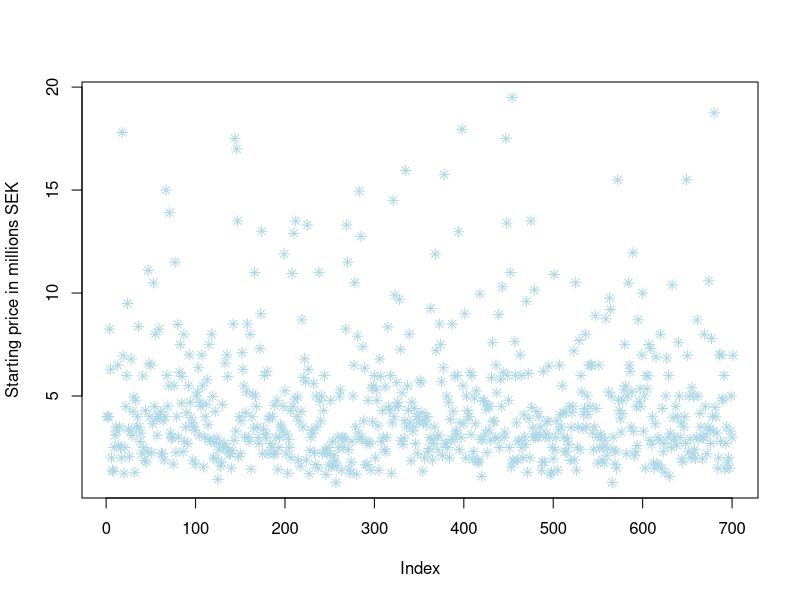
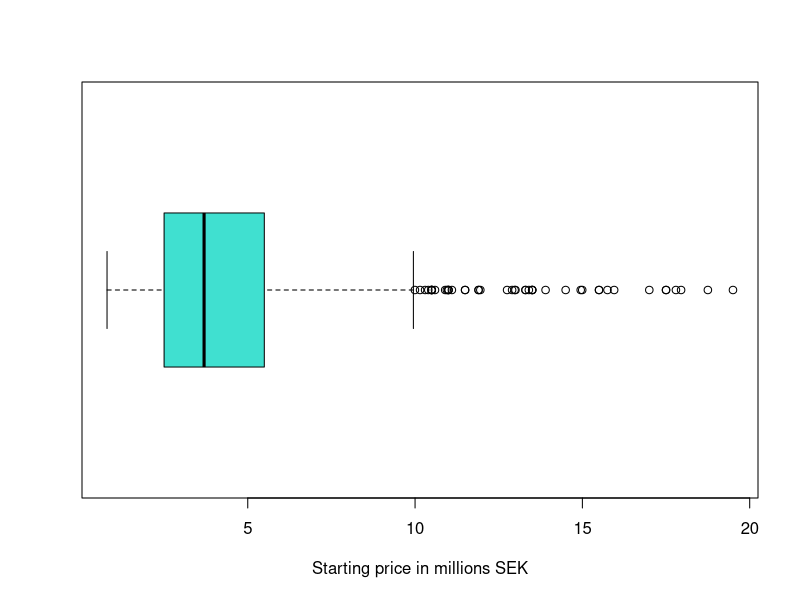
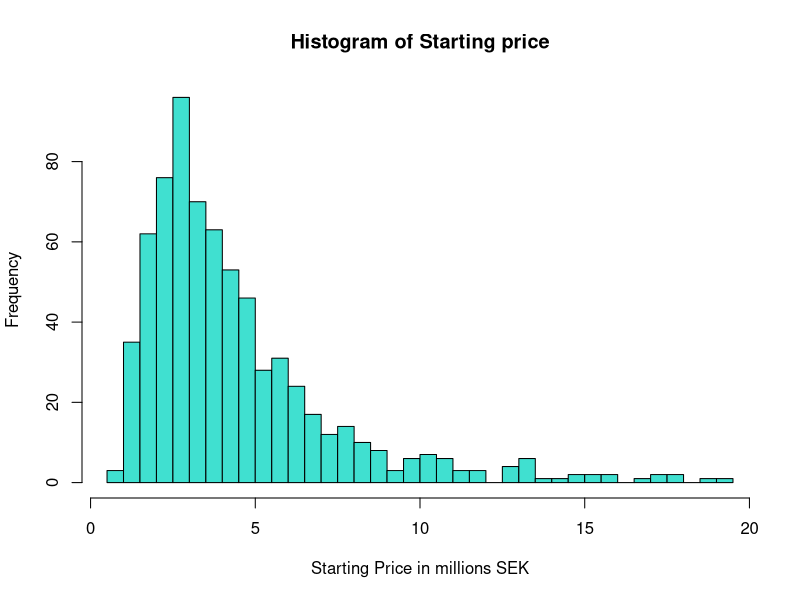
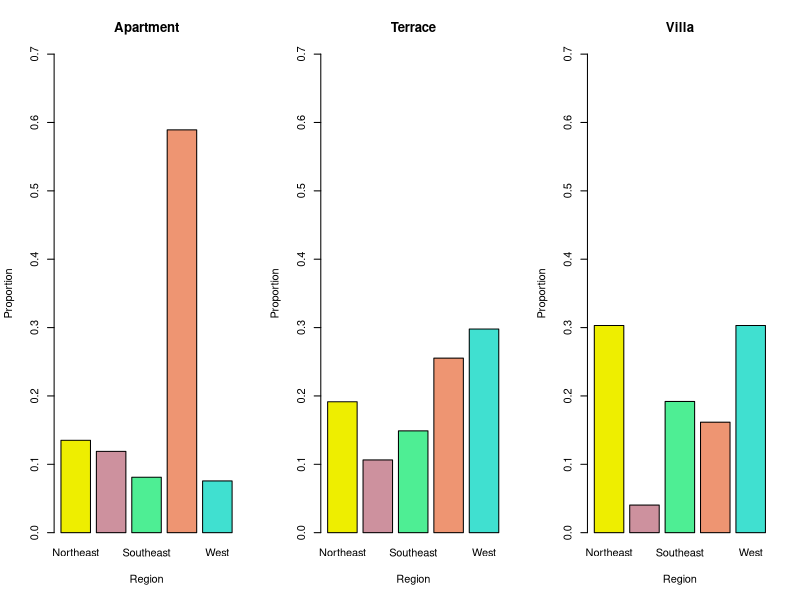
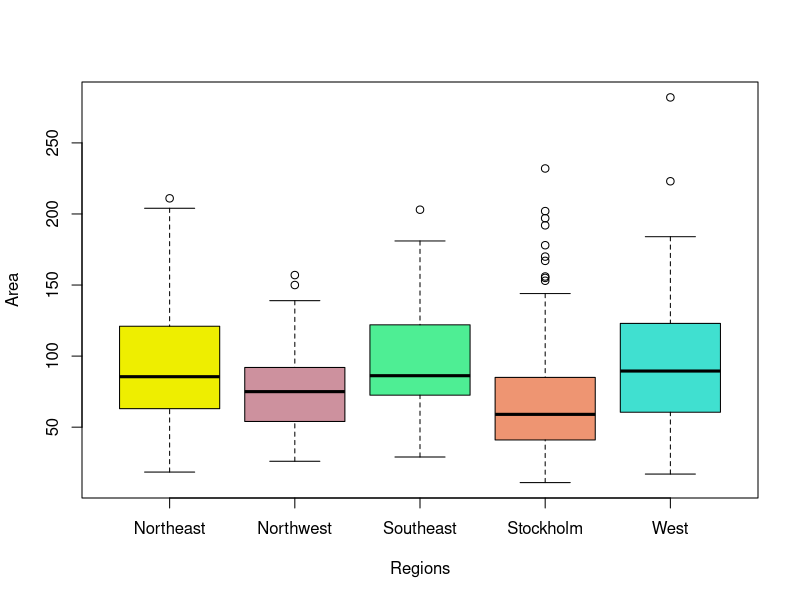
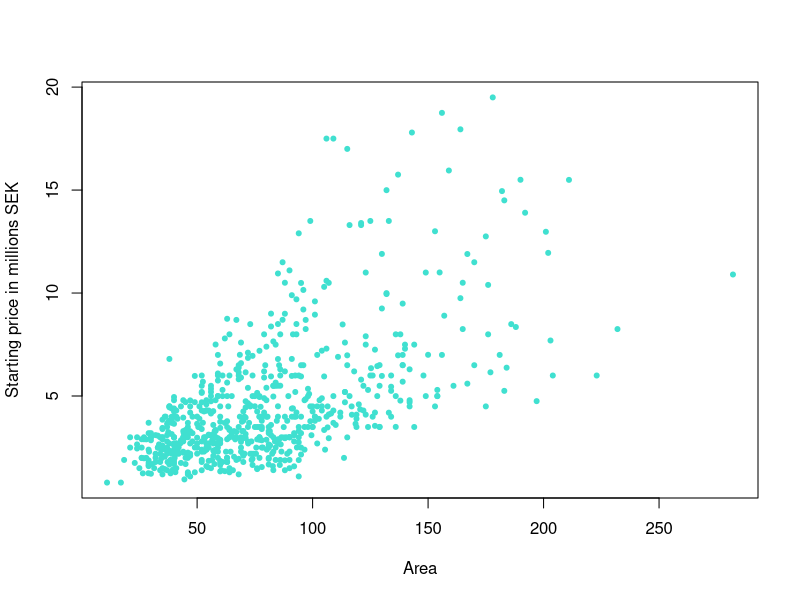
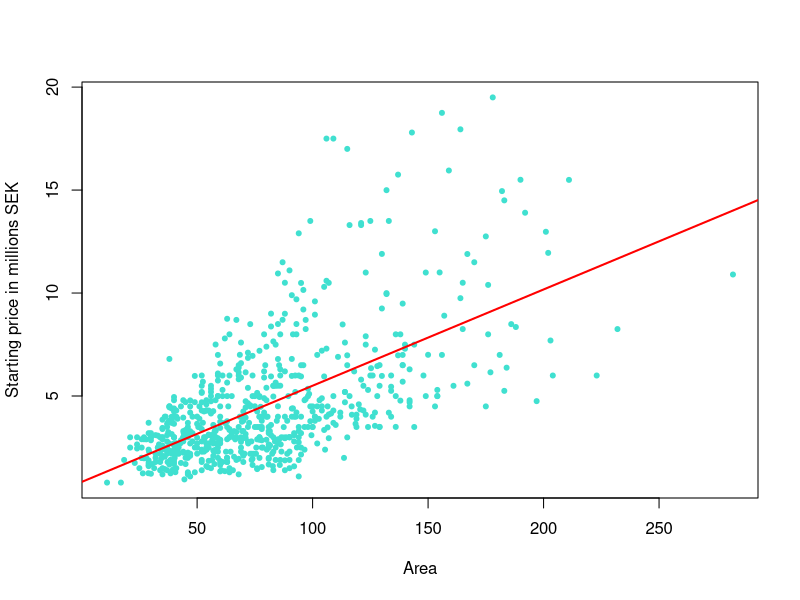

Recreate these plots in R, in order.
# This is Caroline's code

# Hola Patito Pablo and Big boss Steven and Fantastic Faezeh
# Also sorry 


library(readxl)
test <- read_excel("test.xlsx")
data <- read_excel("dataset01.xlsx")

# Data transformation

data$STARTING_PRICE <- data$STARTING_PRICE / 1000000
data$REGION <- as.factor(data$REGION)
data$TYPE <- as.factor(data$TYPE)
data$BALCONY <- as.factor(data$BALCONY)

# Q1 - Analyze STARTING_PRICE in terms of location, variability, shape, outliers. Numerical + graphical tools

summary(data$STARTING_PRICE)
var(data$STARTING_PRICE)
sd(data$STARTING_PRICE)

plot(data$STARTING_PRICE, pch = 8, col = "lightblue", ylab = "Starting price in millions SEK")
boxplot(data$STARTING_PRICE, col = "turquoise", horizontal = T, xlab = "Starting price in millions SEK")
hist(data$STARTING_PRICE, breaks = 35, col = "turquoise", xlab = "Starting Price in millions SEK", main = "Histogram of Starting price")

# Q2 - Analyze simultaneously REGION and TYPE

for (i in levels(data$REGION)) {
  region <- data[data$REGION == i, ]
  table <- round(prop.table(table(region$TYPE)), 2)
  cat(i)
  print(table)
  cat("\n")
}

par(mfrow = c(1, 3))
for (i in levels(data$TYPE)) {
  type_data <- data[data$TYPE == i, ]
  prop_table <- prop.table(table(type_data$REGION))
  barplot(prop_table, main = paste(i), xlab = "Region", ylab = "Proportion", names.arg = names(prop_table),
          col = c("yellow2", "pink3", "seagreen2", "lightsalmon2","turquoise"),
          ylim = c(0, 0.7))
}

# Q3 - Analyze simultaneously REGION and AREA

for (i in levels(data$REGION)) {
  region <- data[data$REGION == i, ]
  cat(i, "\n")
  print(summary(region$AREA))
  cat("\n")
}

par(mfrow = c(1,1))
boxplot(data$AREA ~ data$REGION, col = c("yellow2", "pink3", "seagreen2", "lightsalmon2","turquoise"), ylab = "Area", xlab = "Regions")

# Q4 - Analyze relationship between the variables STARTING_PRICE and AREA. 

cor(data$AREA, data$STARTING_PRICE)

plot(STARTING_PRICE ~ AREA, data = data, xlab = "Area", ylab = "Starting price in millions SEK", col = "turquoise", pch = 20, cex = 1)

# Q5 - Fit a linear regression explaining STARTING_PRICE by AREA.

lm_model <- lm(STARTING_PRICE ~ AREA, data = data)
summary(lm_model)
plot(STARTING_PRICE ~ AREA, data = data, xlab = "Area", ylab = "Starting price in millions SEK", col = "turquoise", pch = 20, cex = 1)
abline(lm_model, col = "red", lwd = 2)

# Q6 - Fit a linear regression explaining STARTING_PRICE by REGION, TYPE, BALCONY, ROOMS, AREA.

mr_model <- lm(STARTING_PRICE ~ REGION + TYPE + BALCONY + ROOMS + AREA, data = data)
summary(mr_model)

#  (Tips: i.Make use of appropriate numerical and graphical tools;ii.Make sure that you report the estimated regression in equation form;iii.Make sure toindicate how good are the independent variables at explaining the price;iv.Make sureyou interpret the coefficients of the regression.)7.  The  datasettest.xlsxthat  can  be  found  in  Athena  (Resources/Part  1/Assignment)contains information on the region, the type of housing unit, the presence of a balcony,the number of rooms and the area of ten housing units.  Use your regression model fromexercise 6 to predict the starting price of these housing units.








